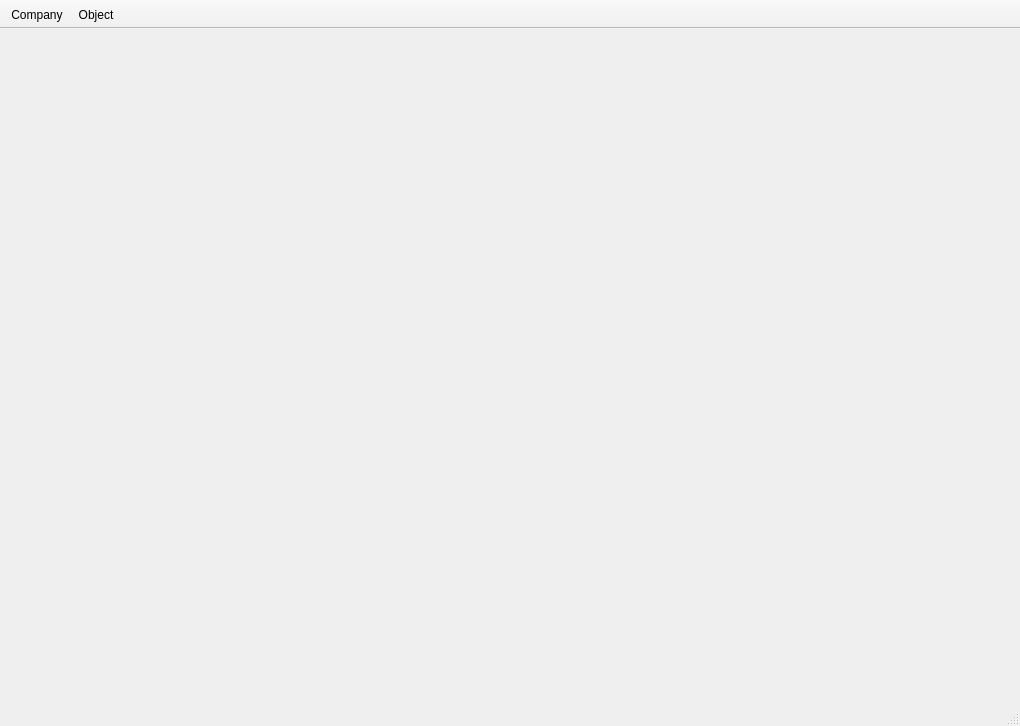
<?xml version="1.0" encoding="UTF-8"?>
<ui version="4.0">
 <class>MainWindow</class>
 <widget class="QMainWindow" name="MainWindow">
  <property name="geometry">
   <rect>
    <x>0</x>
    <y>0</y>
    <width>1020</width>
    <height>726</height>
   </rect>
  </property>
  <property name="windowTitle">
   <string>CleanEstimate</string>
  </property>
  <widget class="QWidget" name="centralwidget">
   <layout class="QGridLayout" name="gridLayout"/>
  </widget>
  <widget class="QMenuBar" name="menubar">
   <property name="geometry">
    <rect>
     <x>0</x>
     <y>0</y>
     <width>1020</width>
     <height>20</height>
    </rect>
   </property>
  </widget>
  <widget class="QStatusBar" name="statusbar"/>
  <widget class="QToolBar" name="toolBar">
   <property name="windowTitle">
    <string>toolBar</string>
   </property>
   <property name="movable">
    <bool>false</bool>
   </property>
   <attribute name="toolBarArea">
    <enum>TopToolBarArea</enum>
   </attribute>
   <attribute name="toolBarBreak">
    <bool>false</bool>
   </attribute>
   <addaction name="actionCompany"/>
   <addaction name="actionObject"/>
  </widget>
  <action name="actionCompany">
   <property name="text">
    <string>Company</string>
   </property>
   <property name="visible">
    <bool>false</bool>
   </property>
  </action>
  <action name="actionObject">
   <property name="text">
    <string>Object</string>
   </property>
   <property name="visible">
    <bool>false</bool>
   </property>
  </action>
 </widget>
 <resources/>
 <connections/>
</ui>
